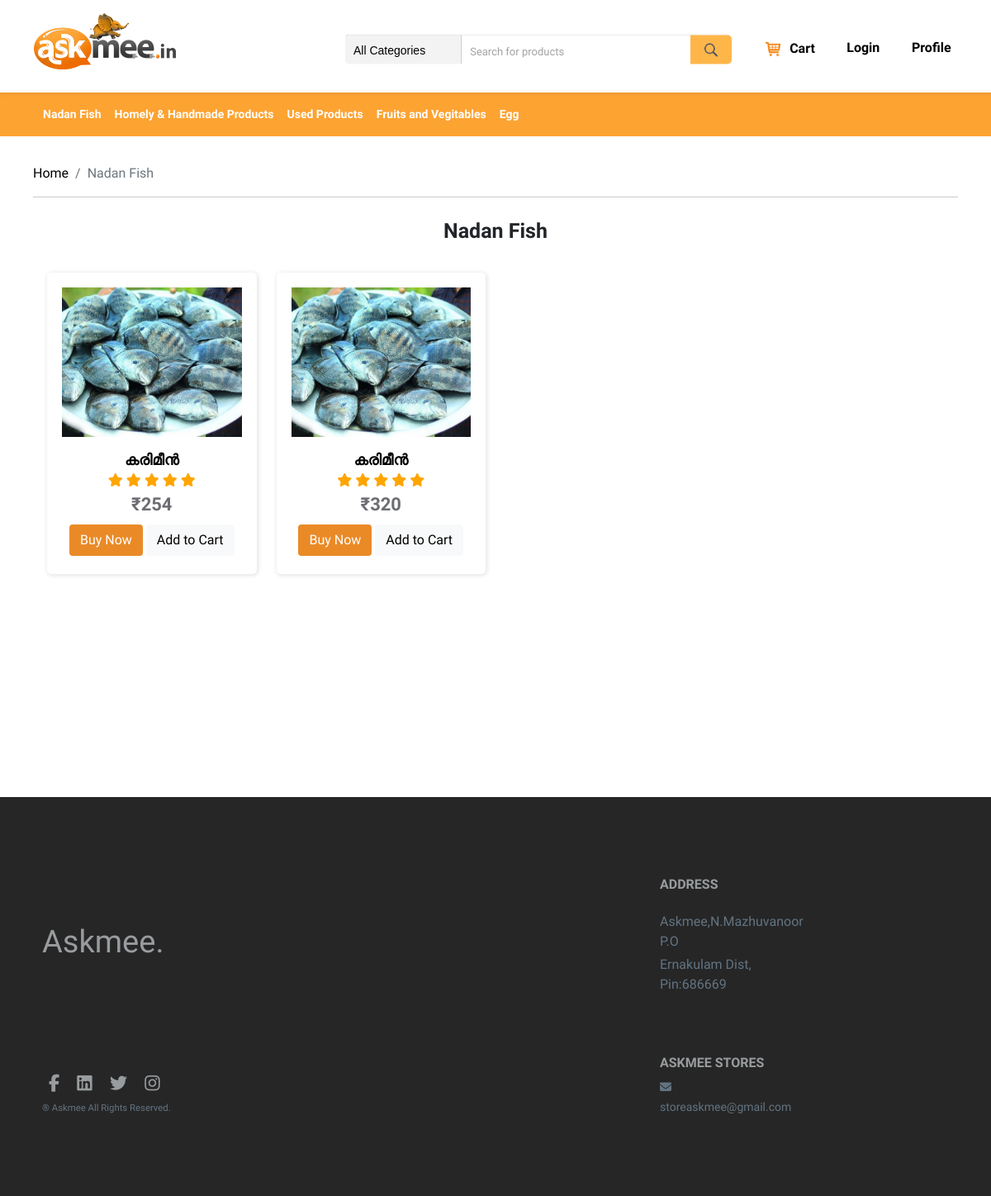
/category/view/3, run on an earlier commit of the app's database.
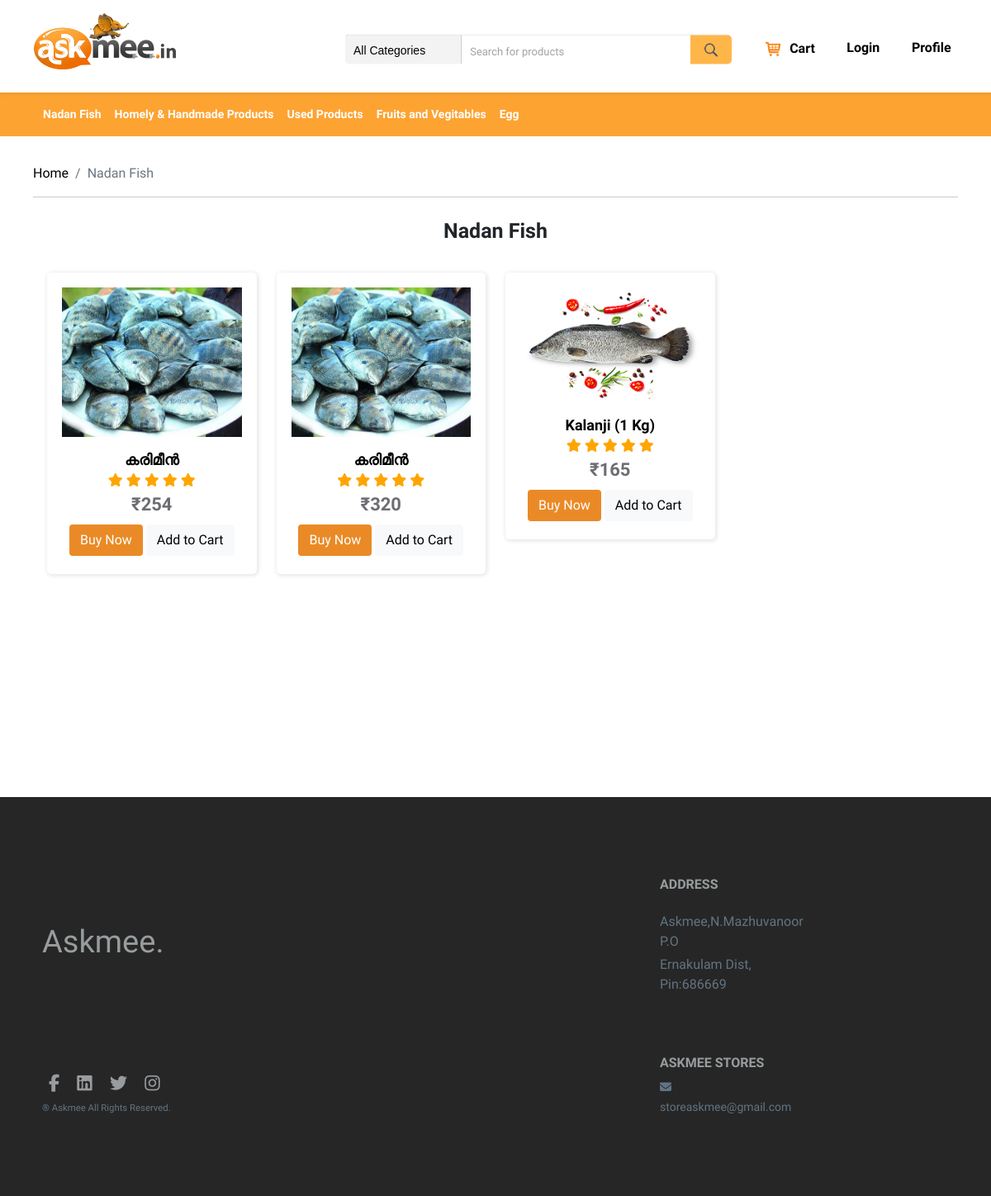
And on a later commit of the database.
### tables this page shows
CREATE TABLE `as_categories` (
  `c_id` bigint(20) NOT NULL,
  `category_name` varchar(60) NOT NULL,
  `category_url` varchar(255) NOT NULL,
  `c_status` int(3) NOT NULL DEFAULT 1 COMMENT '1 = Active, 0 = Inactive'
);

CREATE TABLE `as_product_master` (
  `id` bigint(20) NOT NULL,
  `product_name` varchar(90) NOT NULL,
  `category_id` bigint(20) NOT NULL,
  `commission_id` bigint(20) UNSIGNED NOT NULL
);

CREATE TABLE `as_products` (
  `p_id` bigint(20) NOT NULL,
  `master_product_id` bigint(20) NOT NULL,
  `vendor_id` bigint(20) UNSIGNED NOT NULL,
  `actual_price` float NOT NULL,
  `vendor_price` float NOT NULL,
  `offer_price` float NOT NULL,
  `description` longtext NOT NULL,
  `quantity` bigint(10) NOT NULL,
  `product_status` int(1) NOT NULL DEFAULT 1 COMMENT '1= Active, 0= Inactive'
);

CREATE TABLE `as_product_images` (
  `id` bigint(20) NOT NULL,
  `product_id` bigint(20) NOT NULL,
  `image_url` varchar(60) NOT NULL
);

### application/helpers/navbar_helper.php (called while the page is built, shortened)
<?php if ( ! defined('BASEPATH')) exit('No direct script access allowed');
    if(!function_exists('navbar_helper_ex')){
    function navbar_helper_ex(){
        $CI = get_instance();
        $CI->load->model('addproduct_model');
        $category_name = $CI->addproduct_model->get_category();
        $data['category'] = $category_name;
        $CI->load->view('templates/navbar',$data);
    }
}
?>

### application/controllers/Category.php (called while the page is built, shortened)
<?php
class Category extends CI_Controller {
    function __construct()
    {
        $this->load->model('productlist_model');
    }
    public function view($page){
        $category_products = $this->productlist_model->get_category_data($page);
        $data['products'] = $category_products;
        $this->load->view('templates/header');
        $this->load->helper('navbar');
        echo navbar_helper_ex();
		$this->load->view('product_list', $data);
		$this->load->view('templates/footer');
    }
}

### index.php (called while the page is built, shortened)
<?php
require_once BASEPATH.'core/CodeIgniter.php';

### application/models/Addproduct_model.php (called while the page is built, shortened)
<?php
class Addproduct_model extends CI_Model{
    function get_category(){
        $this->db->order_by('category_name', 'asc');
        $query= $this->db->query('SELECT c_id, category_name, category_url FROM as_categories WHERE c_status=1');
        $result = $query->result();
        return $result;
    }
}
?>

### application/models/Productlist_model.php (called while the page is built, shortened)
<?php
class Productlist_model extends CI_Model{
    function get_category_data($c_id){
        $this->db->reset_query();
        $this->db->select('*');
        $this->db->from('as_product_master');
        $this->db->where('as_product_master.category_id', $c_id);
        $this->db->join('as_products', 'master_product_id = id AND product_status = 1', 'left');
        $this->db->select('p_id, product_name, category_id, actual_price, offer_price, vendor_price, description, quantity, product_status, category_name');
        $this->db->join('as_categories', 'c_id = category_id');
        $query = $this->db->get()->result_array();
        if(count($query) > 0){
          foreach($query as $i=>$product) {
            $this->db->where('product_id', $product['p_id']);
            $images_query = $this->db->get('as_product_images')->result_array();
            $query[$i]['product_images'] = $images_query;
          }
        }
        return $query;
    }
}
?>

### application/views/product_list.php (the view, shortened to what the changed rows need)
<div class="container-fluid">
    <?php if(count($products) > 0){?>
        <div class="col-sm-12 col-md-12 col-lg-12 content-area" style="margin-top: -7px;">
            <nav aria-label="breadcrumb">
                <ol class="breadcrumb">
                        <li class="breadcrumb-item"><a href="<?php echo base_url(''); ?>">Home</a></li>
                        <li class="breadcrumb-item active" aria-current="page"><?php echo $products[0]['category_name'];  ?></li>
                </ol>
            </nav>
                <h4 class="page-title"><?php echo $products[0]['category_name'];  ?></h4>
        </div>
    <?php } ?>
        <div class="row product-list py-0" style="margin-top: -50px;">
            <?php
        if(count($products) > 0){
        if(isset($products[0]['p_id'])){
        foreach($products as $product) {
        ?>
            <div class="col-md-3 col-6">
                <div class="bbb_deals">
                    <div class="ribbon ribbon-top-right"></div>
                    <div class="bbb_deals_slider_container">
                        <div class=" bbb_deals_item">
                            <div class="bbb_deals_image">
                                <a href="<?php echo base_url('product/view/'.$product['p_id']); ?>"><img
                                        src="<?php echo base_url('./assets/images/newproducts/'.$product['p_id'].'/'.$product['product_images'][0]['image_url']); ?>"
                                        alt=""></a>
                            </div>
                            <div class="bbb_deals_content">
                                <div class="text-center">
                                    <div class="bbb_deals_item_name">
                                        <a href="<?php echo base_url('product/view/'.$product['p_id']); ?>" class="product-link"> <?php echo $product['product_name']; ?></a>
                                    </div>
                                    <div class="sold_stars ml-auto"> <i class="fa fa-star"></i> <i
                                            class="fa fa-star"></i> <i class="fa fa-star"></i> <i
                                            class="fa fa-star"></i> <i class="fa fa-star"></i>
                                        <div class="bbb_deals_item_price ml-auto" style="margin-bottom: 8px;">₹<?php echo $product['offer_price']; ?></div>
                                    </div>
                                    <a href="<?php echo base_url('/buynow/view/'.$product['p_id']);?>" class="btn btn-theme mb-1">Buy Now</a>
                                    <button id="addToCart_<?php echo($product['p_id']); ?>" class="addToCartBtnNew btn btn-cart mb-1" productId=<?php echo($product['p_id']); ?>>Add to Cart</button>
                                </div>
                            </div>
                        </div>
                    </div>
                </div>
            </div>
          <?php  }
        }
    }
        ?>
        </div>
    </div>

### application/views/templates/navbar.php (shortened to what the changed rows need)
<nav class="navbar navbar-expand-lg navbar-light bg-theme navbar-web shift">
            <div class="container-fluid">
                <div class="collapse navbar-collapse" id="navbarSupportedContent">
                    <ul class="navbar-nav me-auto mb-2 mb-lg-0">
                            <?php
                            $count = 0;
                            foreach ($category as $row) {
                                if($count < 7){
                                    echo("<li class='nav-item'>
                                        <a class='nav-link' aria-current='page' href='".base_url('category/view/'.$row->c_id)."'>".$row->category_name."</a>
                                         </li>");
                                }
                                $count++;
                            }?>
                        </ul>
                </div>
            </div>
        </nav>

What changed in the data, as far as the page shows it:
added as_product_master: as_products.p_id (picture), product_name "Kalanji (1 Kg)", as_products.offer_price "165"
